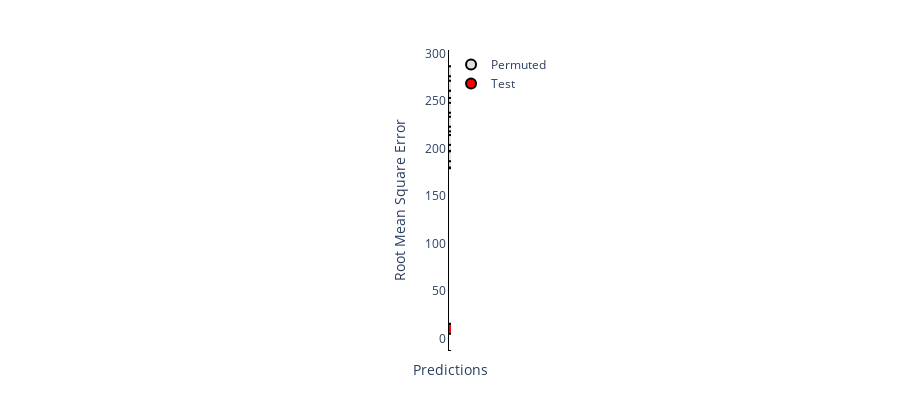

The notebook cell this image was saved under:
### Code cell
fig2 = go.Figure()
dfs_rms=np.zeros(100)
xr=0.1*np.random.rand(100)-.05

for i in np.arange(np.shape(sf)[0]):
    dfs = pd.read_csv(sf[i])
    dfs_rms[i] = (st.mean((dfs.prediction-dfs.ground_truth)**2))**0.5

fig2.add_trace(go.Scatter(x=xr,y=dfs_rms,
                          mode='markers',
                          name='Permuted',
                          marker=dict(size=10,
                                      color='rgba(225,225,225,1)',
                                      line=dict(width=2,
                                               color='rgba(0,0,0,1)')
                          )
                          ))
fig2.add_trace(go.Scatter(x=[0],y=[(st.mean((df.prediction-df.ground_truth)**2))**0.5],
                          mode='markers',
                          name='Test',
                          marker=dict(size=10,
                                     color='rgba(255,0,0,1)',
                                     line=dict(width=2,
                                              color='rgba(0,0,0,1)')
                                     )
                         )
              )

fig2.update_xaxes(linecolor='rgba(0,0,0,1)',
                  range=[-0.5,.5],
                  showticklabels=False,
                  title_text='Predictions',
                )
fig2.update_yaxes(linecolor='rgba(0,0,0,1)',
                 title_text='Root Mean Square Error'
                )
fig2.update_layout(
    paper_bgcolor='rgba(0, 0, 0, 0)',
    plot_bgcolor='rgba(0, 0, 0, 0)',
    margin=dict(l=450, r=450, t=50, b=50),
    height=400
)

### Figure 1 — Plotly figure (JSON) as saved in the notebook; plotly's stock layout.template omitted (floating-point values rounded to 4 significant figures)
{"data": [{"marker": {"color": "rgba(225,225,225,1)", "line": {"color": "rgba(0,0,0,1)", "width": 2}, "size": 10}, "mode": "markers", "name": "Permuted", "type": "scatter", "x": [-0.04424, -0.04317, 0.03171, -0.01728, -0.04179, -0.01861, 0.04215, -0.04522, -0.02396, -0.01697, 0.04179, -0.02894, 0.0113, -0.03341, 0.0337, 0.02893, 0.03662, 0.002196, 0.007831, -0.03262, -0.001839, 0.04524, 0.01028, -0.01248, 0.04332, 0.04697, 0.0308, 0.02973, 0.01862, 0.02406, -0.0154, 0.02156, -0.0369, 0.04766, -0.02308, 0.03442, -0.03118, 0.02697, 0.03953, 0.01131, 0.02157, 0.01161, 0.04327, 0.03124, -0.01781, 0.04354, 0.03978, -0.03152, 0.01668, 0.01063, -0.04458, -0.005965, -0.03105, 0.04751, -0.007277, 0.04776, -0.03996, -0.03833, -0.005194, 0.005707, 0.04018, 0.04469, 0.04189, 0.02535, 0.01825, 0.01283, -0.04953, -0.001713, 0.01069, 0.03222, -0.006005, -0.02365, -0.03849, 0.04651, -0.004051, -0.006986, 0.006404, 0.03532, 0.006358, 0.04826, 0.02439, -0.02702, 0.04935, -0.04892, 0.0482, -0.001232, -0.04216, -0.04987, 0.02915, -0.04253, 0.04279, 0.01667, 0.04276, 0.0414, -0.0199, -0.03276, -0.001144, 0.004431, 0.03444, -0.02872], "y": [224.4, 217.8, 230.5, 206.6, 207.1, 217.9, 252.2, 193.8, 223.7, 245.5, 276.2, 217.5, 228.4, 231.7, 237.5, 206.3, 232.6, 208.2, 269.3, 270.9, 225.6, 265.6, 242.9, 240.7, 236.9, 241.0, 195.2, 235.4, 208.7, 207.8, 217.8, 234.4, 210.5, 214.7, 216.8, 221.6, 242.4, 231.7, 200.2, 214.3, 215.7, 234.2, 222.7, 204.1, 274.3, 234.0, 187.2, 221.4, 237.1, 192.9, 230.0, 206.3, 263.9, 233.8, 230.6, 257.5, 217.5, 214.5, 199.5, 219.1, 239.5, 235.3, 214.7, 229.4, 203.0, 211.5, 222.9, 247.2, 226.6, 212.8, 227.5, 241.4, 228.9, 239.7, 213.4, 237.3, 199.6, 274.5, 184.4, 229.2, 251.3, 266.0, 239.6, 201.7, 246.3, 281.2, 235.2, 233.4, 204.9, 202.6, 223.6, 244.1, 255.4, 223.2, 228.1, 209.0, 185.2, 247.9, 191.7, 242.8]}, {"marker": {"color": "rgba(255,0,0,1)", "line": {"color": "rgba(0,0,0,1)", "width": 2}, "size": 10}, "mode": "markers", "name": "Test", "type": "scatter", "x": [0], "y": [10.28]}], "layout": {"height": 400, "margin": {"b": 50, "l": 450, "r": 450, "t": 50}, "paper_bgcolor": "rgba(0, 0, 0, 0)", "plot_bgcolor": "rgba(0, 0, 0, 0)", "xaxis": {"linecolor": "rgba(0,0,0,1)", "range": [-0.5, 0.5], "showticklabels": false, "title": {"text": "Predictions"}}, "yaxis": {"linecolor": "rgba(0,0,0,1)", "title": {"text": "Root Mean Square Error"}}}}
